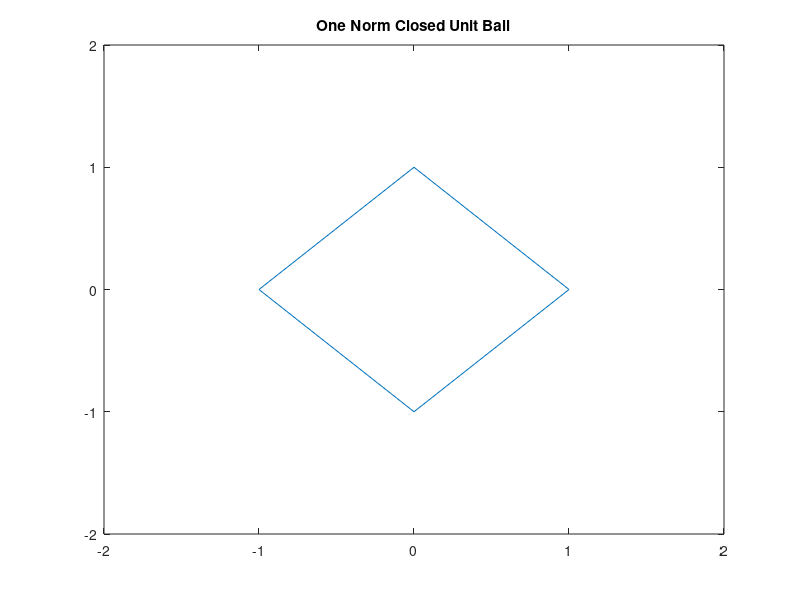

Write MATLAB code to recreate this figure.

x=pi/4;
y=x+pi/2;
z=y+pi/2;
m=z+pi/2;
t=[x y z m x];
a=cos(t+pi/4);
b=sin(t+pi/4);
plot(a,b)
xlim([-2 2])
ylim([-2 2])
title('One Norm Closed Unit Ball')